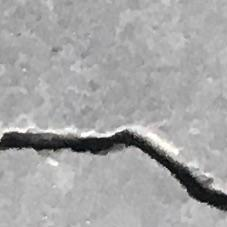
#> input picture robo_rpa/dados/entrada/fotos_vistoria/fissura_01135.jpg, 227 x 227 px, given in place of sem_fissura_00176.jpg, which was not available
$ python capturar_telas.py ../robo_rpa/dados/entrada/fotos_vistoria/fissura_01135.jpg
#> lines starting #> are read from the running program, lines starting #| are printed output that depends on the picture
"""Captura telas dos novos módulos do front (foto no relato, assistente e monitoramento por imagens) com Playwright.

Pré-requisitos: API e front rodando (front em http://localhost:8501), Playwright com Chromium.
Uso: python docs/capturar_telas.py
"""

import time
from pathlib import Path

from PIL import Image
from playwright.sync_api import sync_playwright

RAIZ = Path(__file__).resolve().parents[1]
IMG = RAIZ / "docs" / "img"
FOTOS = RAIZ / "robo_rpa" / "dados" / "entrada" / "fotos_vistoria"
URL = "http://localhost:8501"


def foto_muro() -> Path:
    """Mosaico 4 x 3 de recortes (alguns com fissura) para simular uma foto de muro."""
    nomes = ["sem_fissura_00176", "fissura_01135", "sem_fissura_00806", "sem_fissura_08803",
             "sem_fissura_08833", "fissura_02617", "fissura_11792_1", "sem_fissura_08841",
             "sem_fissura_15063", "sem_fissura_16351", "fissura_17861_1", "sem_fissura_16610"]
    im = Image.new("RGB", (227 * 4, 227 * 3))
#> im: PIL image 908x681 RGB; every value is 0
    for k, n in enumerate(nomes):
        im.paste(Image.open(FOTOS / f"{n}.jpg").convert("RGB"), ((k % 4) * 227, (k // 4) * 227))
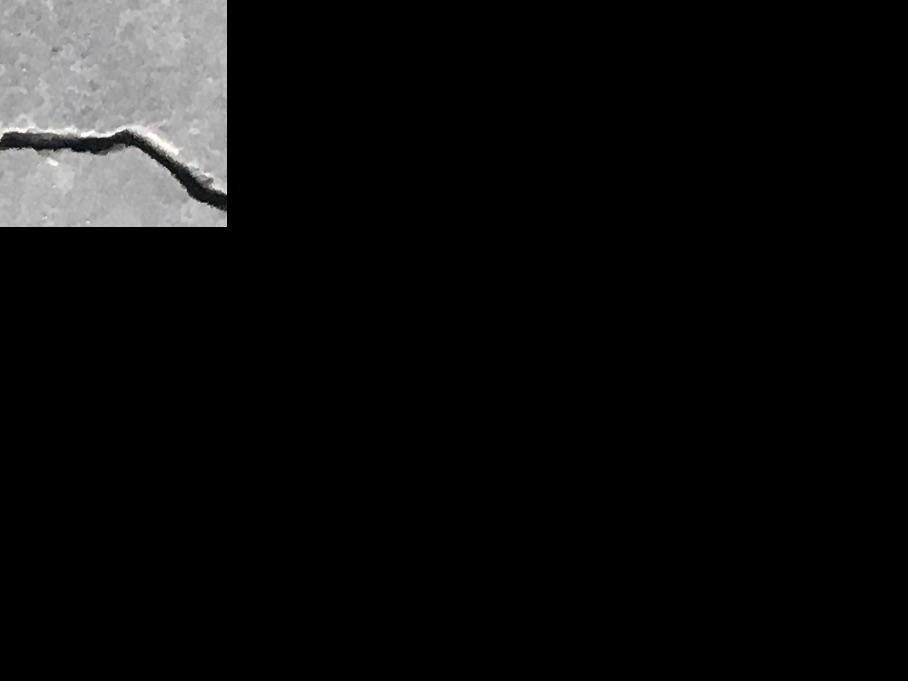
#> im: PIL image 908x681 RGB; mean R, G, B 13.8, 13.8, 13.8
#> pass 3 of the loop in foto_muro, `for k, n in enumerate(nomes):`:
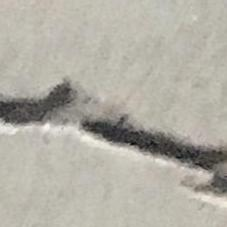
#> input picture robo_rpa/dados/entrada/fotos_vistoria/fissura_02617.jpg, 227 x 227 px, given in place of sem_fissura_00806.jpg, which was not available
#> in foto_muro, `im.paste(Image.open(FOTOS / f"{n}.jpg").convert("RGB"), ((k % 4) * 227..`:
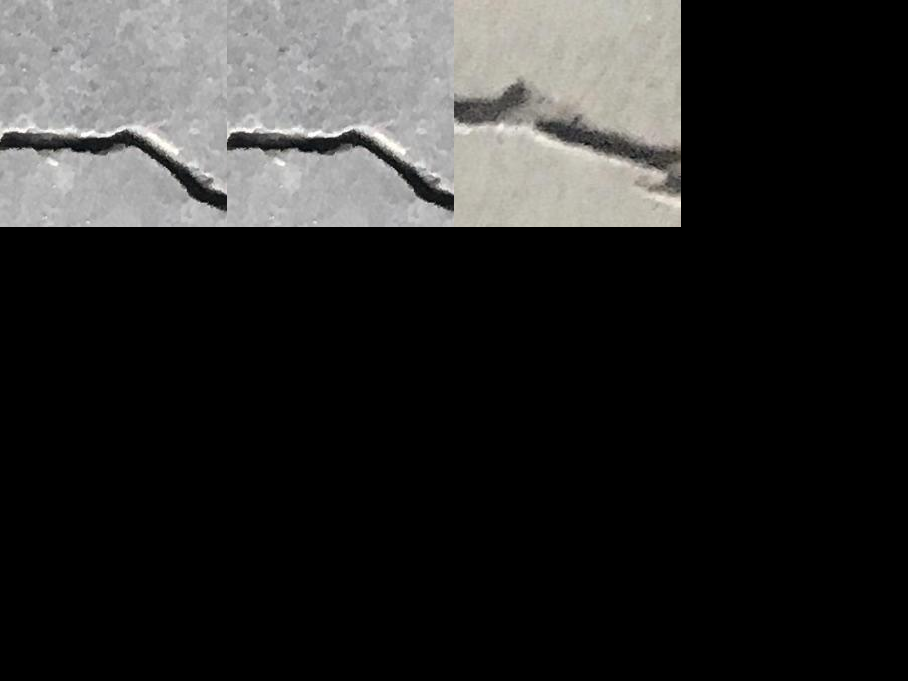
#> im: PIL image 908x681 RGB; mean R, G, B 42.3, 42.1, 41.2
#> the loop made 5 passes; the first 3 are shown
    destino = Path("/tmp/foto_muro.jpg")
    im.save(destino, quality=90)
    return destino


def esperar_texto(page, texto: str, timeout_s: int = 240) -> None:
    page.get_by_text(texto, exact=False).first.wait_for(timeout=timeout_s * 1000)


def main() -> None:
    import sys
    pular_relato = "--sem-relato" in sys.argv
    muro = foto_muro()
    with sync_playwright() as p:
        nav = p.chromium.launch()
        page = nav.new_page(viewport={"width": 1366, "height": 1000}, device_scale_factor=1)
        try:
            _capturar(page, muro, pular_relato)
        except Exception:
            page.screenshot(path="/tmp/erro_captura.png")
            raise
        finally:
            nav.close()
    for nome in ("relato_foto_revisao", "assistente_chat", "gestor_monitoramento"):
        if (IMG / f"{nome}.png").exists():
            print(nome, Image.open(IMG / f"{nome}.png").size)


# [47 lines left out: functions _capturar, _assistente_e_gestor, not called in this run]


if __name__ == "__main__":
#> (the run stopped early here; a loop or call above may not have finished)
